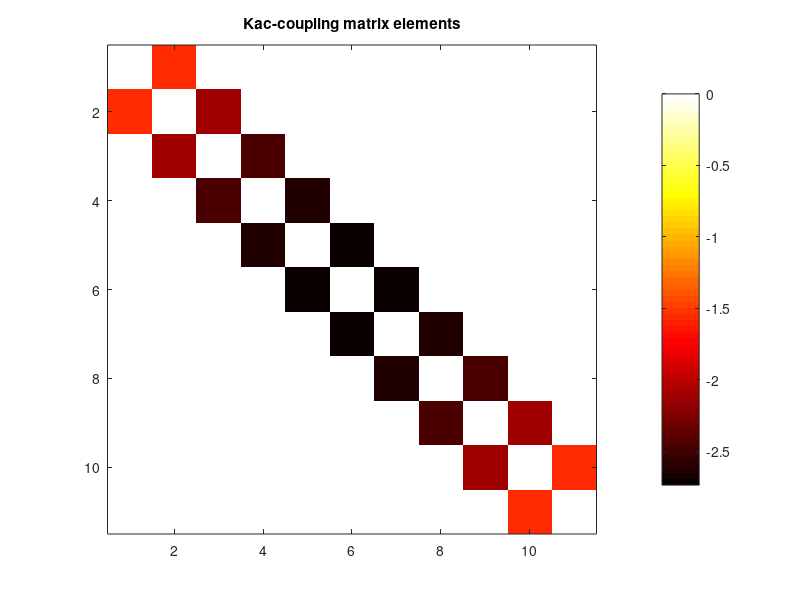
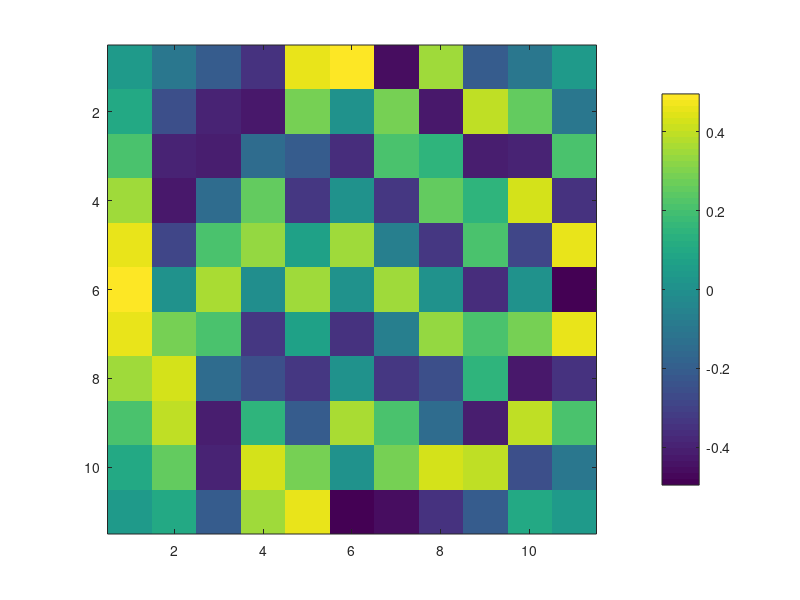

Source code (MATLAB) for these figures, in order: (Note: this script raises an error after producing the figures.)
% Kac matrix eigenvalues and eigenvectors
% Jan 17, 2016 -- revision 2 of the original version.
clear all; close all;


NN =11; 
K = sqrt([1:NN-1] .* [NN-1:-1:1])/2; % standard kadc expression
% K = sqrt([NN-1:-1:1] .* [NN-1:-1:1])/2;% more local bandwidth see Sumetsky's paper
H = diag(-K,-1)+diag(-K,+1);
figure; imagesc(H); axis image; colorbar; colormap(hot);
title('Kac-coupling matrix elements')
[V,D]=eig(H);
figure; imagesc(V); axis image; colorbar; colormap(redbluehilight);
caxis([-1 1]);
title('Kac-coupling matrix eigenvectors')

% Can flip eigenvectors and get a symmetric matrix about the cross-diagional (Uc = U)
% F=[1 1 -1 1 1 1 1 1 -1 1 -1    1 -1 -1 -1 -1 1 1 1 1 1 -1 1 -1];
% Vp=V*diag(F);
% figure; imagesc(Vp); axis image; colorbar; colormap(redbluehilight);


K = (NN)/2*ones(NN-1,1)/2; Ho = diag(-K,-1)+diag(-K,+1);
figure; imagesc(Ho); axis image; colorbar; colormap(hot);
title('Constant-coupling matrix elements')
[Vo,Do]=eig(Ho);
figure; imagesc(Vo); axis image; colorbar; colormap(redbluehilight);
caxis([-0.5 0.5]);
title('Constant-coupling matrix eigenvectors')

figure; plot([diag(Do) diag(D)],'-o');
xlabel('Mode number'); ylabel('Relative resonance frequency, \omega-\omega_o');
legend('Constant coupling (band-edge bunching)','Kac matrix (equispaced)');


% Circular super-resonator
K = sqrt([1:NN-1] .* [NN-1:-1:1])/2; H2 = diag(-K,-1)+diag(-K,+1); H2(1,end) = -NN/128;H2(end,1) = -NN/128;
title('Circular-constant coupling matrix elements')
[V2,D2]=eig(H2);
figure; imagesc(Vo); axis image; colorbar; colormap(redbluehilight);
caxis([-0.5 0.5]);
title('Circular-constant coupling matrix eigenvectors')

figure; plot([diag(Do) diag(D) diag(D2)],'-o');
xlabel('Mode number'); ylabel('Relative resonance frequency, \omega-\omega_o');
legend('Constant coupling (band-edge bunching)','Kac matrix (equispaced)','Circular constant');


% Decompose and propagate pulse

qo = zeros(NN,1); qo(1) = 1;
x = [0.5:NN-0.5].'; qo = exp(-(x/3).^2); qo = qo/sqrt(qo'*qo);     % Gaussian pulse centered at edge ring

VV = V;
DD = D;
ao = VV'*qo;
t = [0:0.05:1.25]*2*pi;
for k = 1:length(t)
    q(:,k) = VV*expm(i*DD*t(k))*ao;
end

%figure; imagesc(abs(q));

figure; w = waterfall(abs(q.'));
view([30 45])
set(w,'EdgeColor',[0 0 0]);
%set(w,'FaceAlpha',0)
title('Pulse propagation');
xlabel('cavity #'); ylabel('time'); zlabel('amplitude');

figure; plot([1:NN],abs(ao));
xlabel('mode #'); ylabel('mode amplitude (a.u.)'); title('Resonator spectrum');

figure; w = waterfall(abs(q));
%view([30-270 45])
view([-45 45])
set(w,'EdgeColor',[0 0 0]);
%set(w,'FaceAlpha',0)
title('Pulse propagation');
ylabel('cavity #'); xlabel('time'); zlabel('amplitude');
